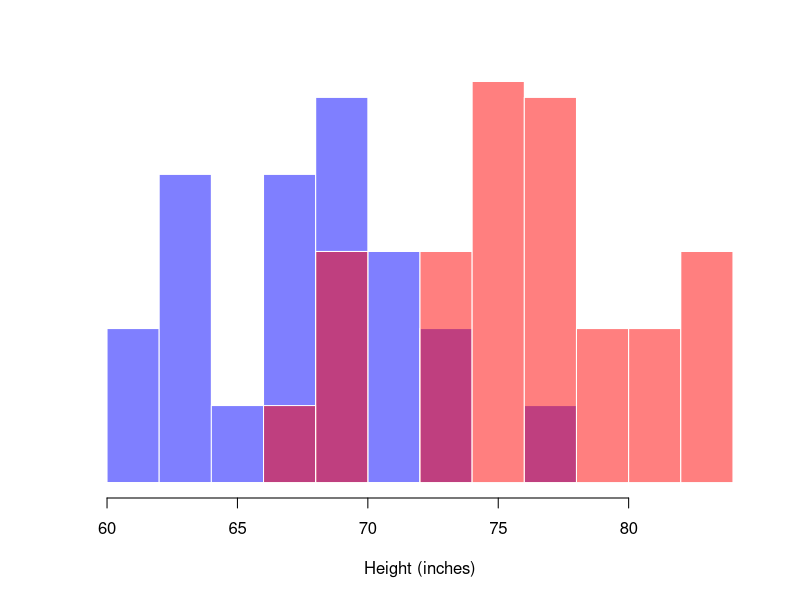
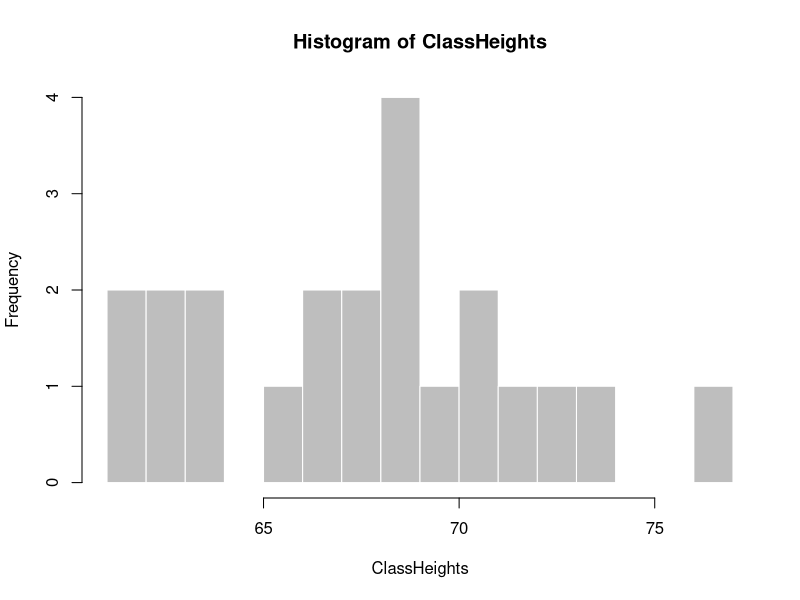
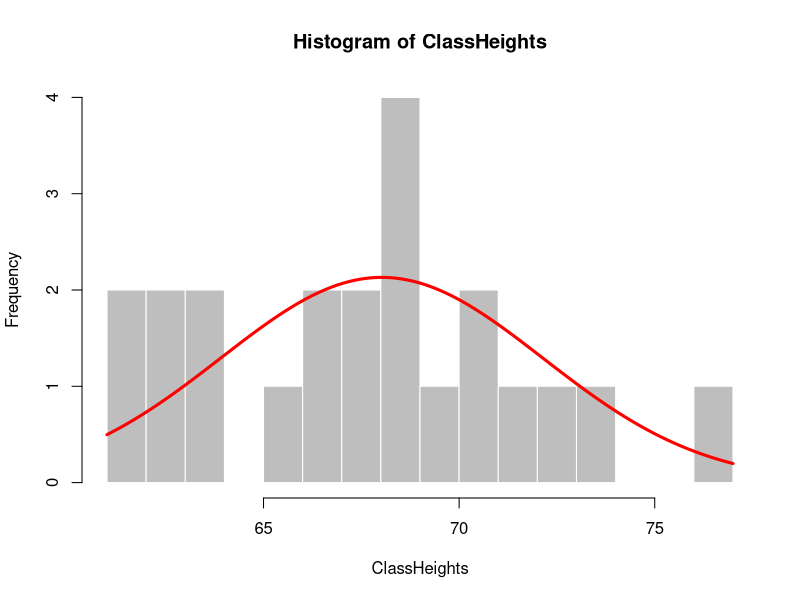
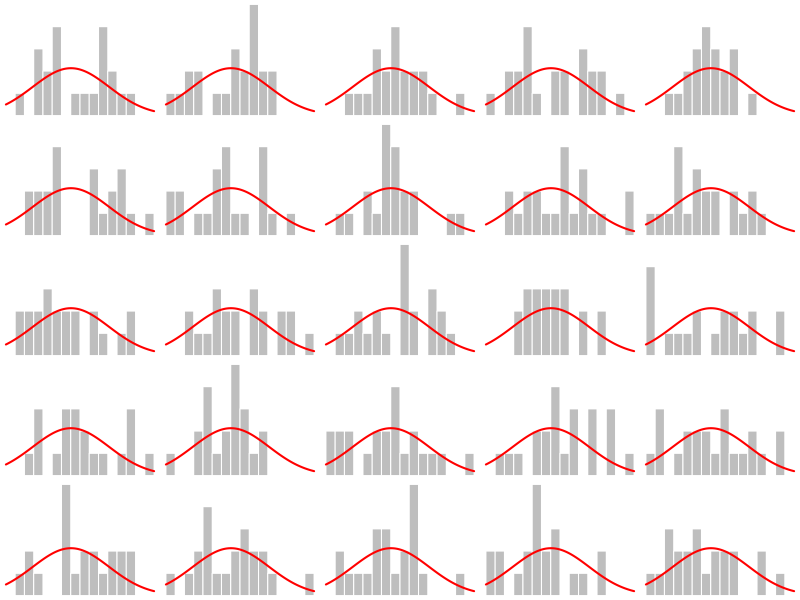
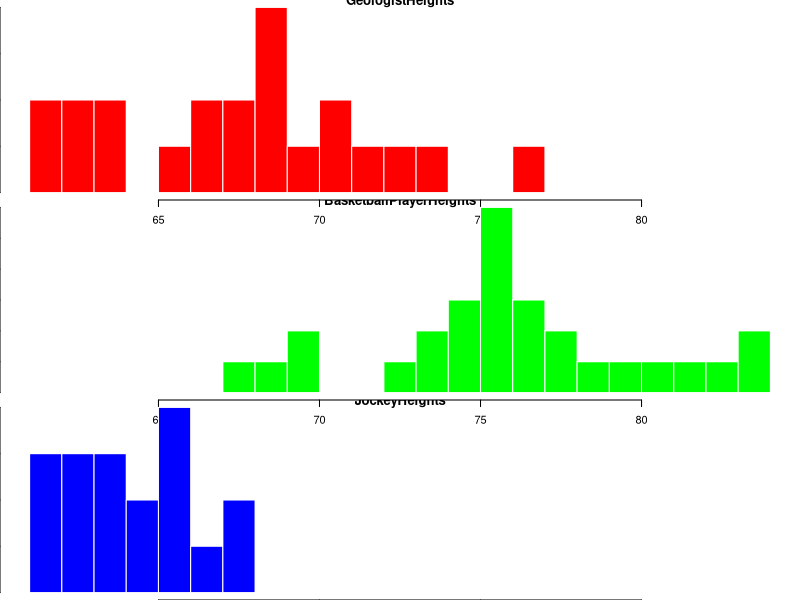
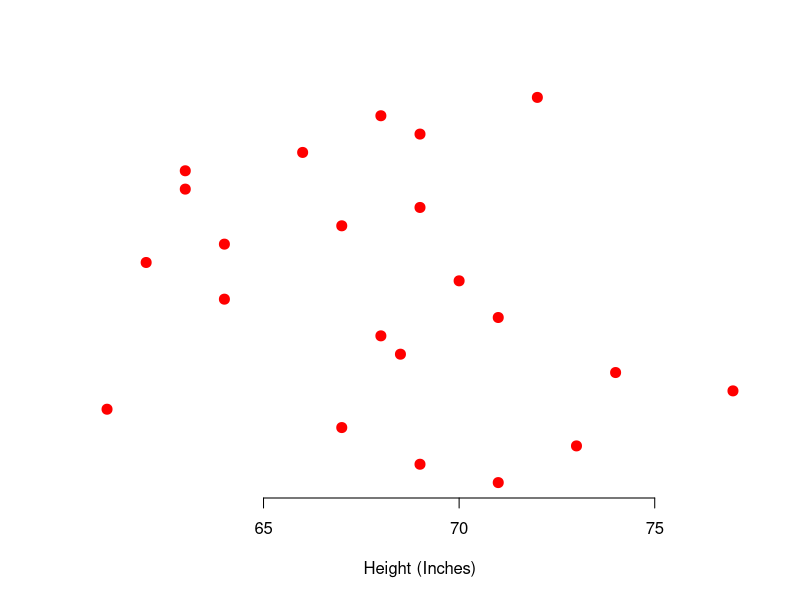
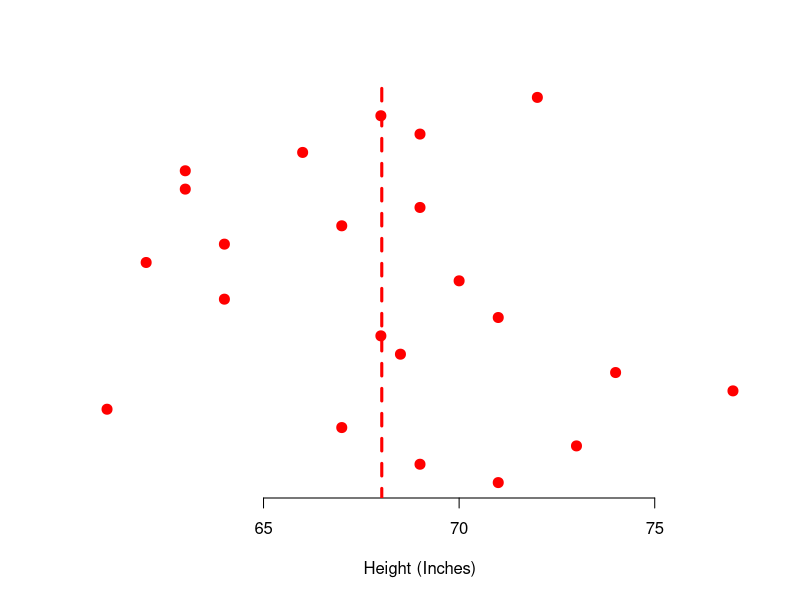
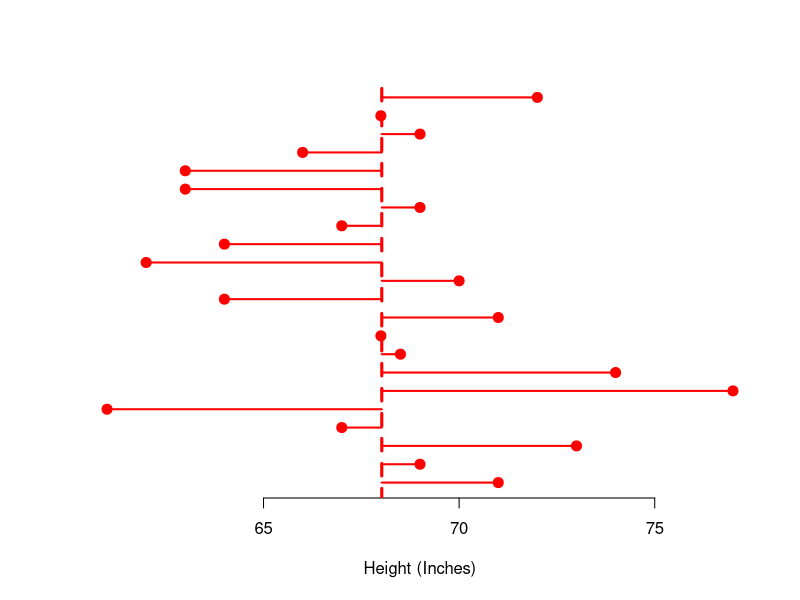

Recreate these plots in R, in order.
ClassHeights <- c("5'11\"", "5'9\"", "6'1\"", "5'7\"", "5'1\"", "6'5\"", "6'2\"", "5'8.5\"", "5'8\"", "5'11\"", "5'4\"", "5'10\"", "5'2\"", "5'4\"", "5'7\"", "5'9\"", "5'3\"", "5'3\"", "5'6\"", "5'9\"", "5'8\"", "6'0\"")


ClassHeights <- matrix(as.numeric(unlist(strsplit(ClassHeights, split = "\"|'"))), ncol = 2, byrow = TRUE)

ClassHeights <- (ClassHeights[, 1] * 12) + ClassHeights[, 2]

pdf("Class Heights.pdf", width = 10, height = 7)


hist(ClassHeights, breaks = min(ClassHeights):max(ClassHeights), border = 0, col = "Grey")

hist(ClassHeights, breaks = min(ClassHeights):max(ClassHeights), border = 0, col = "Grey")

FittedNormal <- dnorm(x = seq(from = min(ClassHeights), to = max(ClassHeights), length.out = 1000), mean = mean(ClassHeights), sd = sd(ClassHeights))

points(x = seq(from = min(ClassHeights), to = max(ClassHeights), length.out = 1000), y = FittedNormal * length(ClassHeights), type = "l", col = "Red", lwd = 3)




RandomlyGeneratedHeights <- list()

for(i in 1:25) {
  if(i != 18) {
    RandHeights <- rnorm(length(ClassHeights), mean = mean(ClassHeights), sd = sd(ClassHeights))
    RandHeights <- RandHeights[intersect(which(RandHeights >= min(ClassHeights)), which(RandHeights <= max(ClassHeights)))]
    RandomlyGeneratedHeights[[i]] <- RandHeights
  } else {
    RandomlyGeneratedHeights[[i]] <- ClassHeights
  }
}


par(mfrow = c(5, 5), mar = c(0,0,0,0))

for(i in 1:25) {
  
  hist(RandomlyGeneratedHeights[[i]], breaks = min(ClassHeights):max(ClassHeights), ylim = c(0, max(unlist(lapply(lapply(lapply(lapply(RandomlyGeneratedHeights, hist, plot = FALSE, breaks = min(ClassHeights):max(ClassHeights)), '[', "counts"), unlist), max)))), axes = FALSE, xlab = NULL, ylab = NULL, main = NULL, border = 0, col = "Grey")
  points(x = seq(from = min(ClassHeights), to = max(ClassHeights), length.out = 1000), y = FittedNormal * length(ClassHeights), type = "l", col = "Red", lwd = 2)
}




#hist(x = ClassHeights, col = rgb(1, 0, 0, 0.5), add = TRUE, breaks = min(ClassHeights):max(ClassHeights))

BullsHeights <- c("6'3\"", "6'4\"", "6'4\"", "6'4\"", "6'9\"", "6'6\"", "6'5\"", "7'0\"", "7'0\"", "6'10\"", "6'4\"", "6'3\"", "6'6\"", "6'7\"", "6'11\"", "6'8\"")
SkyHeights <- c("6'3\"", "6'4\"", "6'1\"", "6'5\"", "5'10\"", "6'2\"", "6'5\"", "6'2\"", "6'4\"", "5'9\"", "5'10\"", "5'8\"")
KentuckyDerbyHeights <- c("5'4\"", "5'5\"", "5'2\"", "5'3\"", "5'4\"", "5'8\"", "5'6\"", "5'1\"", "5'2\"", "5'6\"", "5'3\"", "5'7\"", "5'5\"", "5'4\"", "5'8\"", "5'6\"", "5'6\"", "5'3\"")

BullsHeights <- (as.numeric(unlist(lapply(strsplit(BullsHeights, "\"|'"), '[', 1))) * 12) + as.numeric(unlist(lapply(strsplit(BullsHeights, "\"|'"), '[', 2)))
SkyHeights <- (as.numeric(unlist(lapply(strsplit(SkyHeights, "\"|'"), '[', 1))) * 12) + as.numeric(unlist(lapply(strsplit(SkyHeights, "\"|'"), '[', 2)))
KentuckyDerbyHeights <- (as.numeric(unlist(lapply(strsplit(KentuckyDerbyHeights, "\"|'"), '[', 1))) * 12) + as.numeric(unlist(lapply(strsplit(KentuckyDerbyHeights, "\"|'"), '[', 2)))

ANOVAData <- list()

ANOVAData[["GeologistHeights"]] <- ClassHeights
ANOVAData[["BasketballPlayerHeights"]] <- c(BullsHeights, SkyHeights)
ANOVAData[["JockeyHeights"]] <- KentuckyDerbyHeights

par(mfrow = c(3, 1))
for(i in 1:3) hist(ANOVAData[[i]], xlim = c(min(unlist(ANOVAData)), max(unlist(ANOVAData))), breaks = min(unlist(ANOVAData)):max(unlist(ANOVAData)), main = names(ANOVAData)[i], col = rainbow(3)[i], border = 0, xlab = "Height (inches)")



dev.off()



pdf("VarianceExample.pdf", width = 10, height = 7)

plot(x = ClassHeights, y = c(1:length(ClassHeights)), pch = 20, col = "Red", cex = 2, xlab = "Height (Inches)", axes = FALSE, ylab = "")
axis(side = 1)

plot(x = ClassHeights, y = c(1:length(ClassHeights)), pch = 20, col = "Red", cex = 2, xlab = "Height (Inches)", axes = FALSE, ylab = "")
axis(side = 1)
lines(x = rep(mean(ClassHeights), 2), y = c(0, length (ClassHeights) + 1), lwd = 3, lty = 2, col = "Red")

plot(x = ClassHeights, y = c(1:length(ClassHeights)), pch = 20, col = "Red", cex = 2, xlab = "Height (Inches)", axes = FALSE, ylab = "")
axis(side = 1)
lines(x = rep(mean(ClassHeights), 2), y = c(0, length (ClassHeights) + 1), lwd = 3, lty = 2, col = "Red")
for(i in 1:length(ClassHeights)) lines(x = c(ClassHeights[i], mean(ClassHeights)), y = c(i, i), col = "Red", lwd = 2)

plot(x = (ClassHeights - mean(ClassHeights)) ^ 2, y = c(1:length(ClassHeights)), pch = 20, col = "Red", cex = 2, xlab = "Height (Inches) - Squared distance from mean", axes = FALSE, ylab = "")
axis(side = 1)
lines(x = rep(0, 2), y = c(0, length(ClassHeights) + 1), lwd = 3, lty = 2, col = "Red")
for(i in 1:length(ClassHeights)) lines(x = c(0, (ClassHeights[i] - mean(ClassHeights)) ^ 2), y = c(i, i), col = "Red", lwd = 2)

dev.off()

minheight <- min(c(ANOVAData[["GeologistHeights"]], ANOVAData[["BasketballPlayerHeights"]]))
maxheight <- max(c(ANOVAData[["GeologistHeights"]], ANOVAData[["BasketballPlayerHeights"]]))
minheight <- floor(minheight / 2) * 2
maxheight <- ceiling(maxheight / 2) * 2
histbreaks <- seq(from = minheight, to = maxheight, length.out = ((maxheight - minheight) / 2) + 1)

GeolHeights <- ANOVAData[["GeologistHeights"]]
BasketHeights <- ANOVAData[["BasketballPlayerHeights"]]
t.test(x = GeolHeights, y = BasketHeights)


hist(ANOVAData[["GeologistHeights"]], breaks = histbreaks, border = 0, col = rgb(0, 0, 1, 0.5), axes = FALSE, main = "", xlab = "Height (inches)", ylab = "")
hist(ANOVAData[["BasketballPlayerHeights"]], breaks = histbreaks, add = TRUE, col = rgb(1, 0, 0, 0.5), border = 0)
axis(side = 1)

#t.test(y1,y2)

